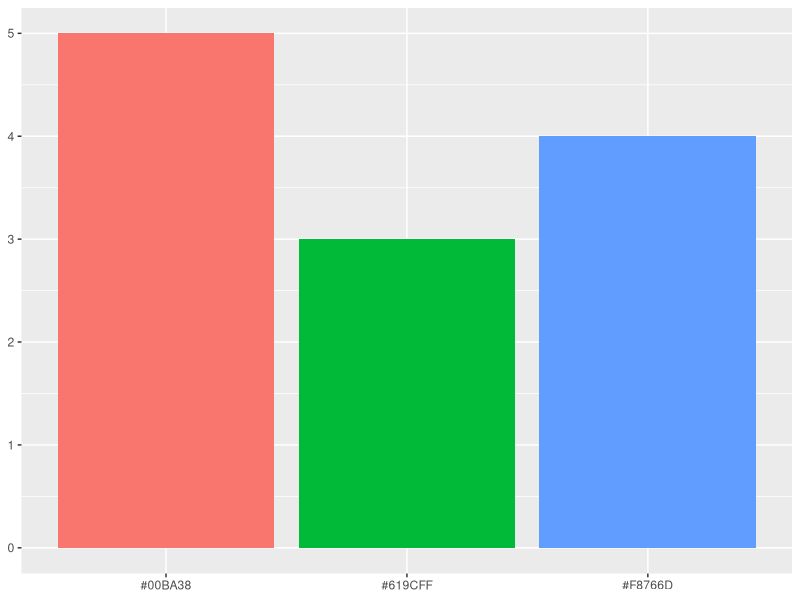

Write R code to recreate this figure.
## ---- chunk 1
library(tidyverse)
library(magrittr)
library(readxl)
library(ggplot2)
## ---- chunk 2
bar_data <- tibble(item=c("#F8766D", "#00BA38", "#619CFF"), count=c(4,5,3))
a <- ggplot(bar_data, aes(x=item, y=count, fill=item)) +
  geom_bar(stat="identity") +
  theme(axis.title.x = element_blank(),
        axis.title.y = element_blank(),
        legend.position = "none")
ggsave(a, filename="ggplotStandard3.pdf", path="README_files/")
